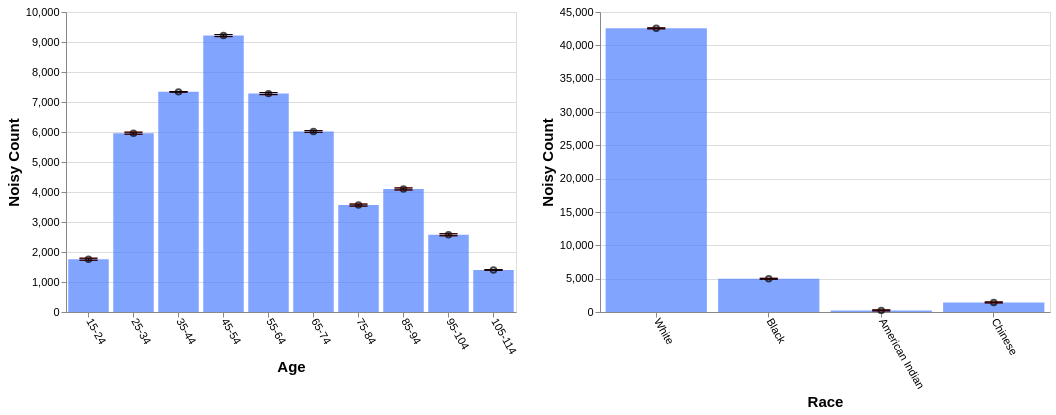

Describe this chart as a Vega-Lite specification.
### Vega-Lite specification from a JSON file in a GitHub repository (floating-point values rounded to 4 significant figures)
{"config": {"view": {"continuousWidth": 400, "continuousHeight": 300}, "axis": {"labelFontSize": 11, "titleFontSize": 15}, "axisBottom": {"labelAngle": 60}}, "hconcat": [{"layer": [{"mark": "bar", "encoding": {"color": {"value": "transparent"}, "tooltip": [{"aggregate": "sum", "field": "noisy_count", "title": "noisy count", "type": "quantitative"}, {"aggregate": "sum", "field": "noisy_count_prev", "title": "prev count", "type": "quantitative"}, {"aggregate": "sum", "field": "error", "title": "current error", "type": "quantitative"}, {"aggregate": "sum", "field": "error_prev", "title": "prev error", "type": "quantitative"}], "x": {"field": "age", "sort": null, "title": "Age", "type": "ordinal"}}, "height": 300, "selection": {"selector659": {"type": "interval", "encodings": ["x"]}}, "transform": [{"filter": {"selection": "selector660"}}], "width": 450}, {"mark": {"type": "bar", "color": "gray", "opacity": 0}, "encoding": {"x": {"field": "age", "sort": null, "title": "Age", "type": "ordinal"}, "y": {"aggregate": "sum", "field": "noisy_count_prev", "type": "quantitative"}}, "transform": [{"filter": {"selection": "selector660"}}]}, {"mark": {"type": "bar", "color": "#4C7FFF", "opacity": 0.7}, "encoding": {"x": {"field": "age", "sort": null, "title": "Age", "type": "ordinal"}, "y": {"aggregate": "sum", "field": "noisy_count", "type": "quantitative"}}, "transform": [{"filter": {"selection": "selector660"}}]}, {"mark": {"type": "point", "color": "black", "opacity": 0.7}, "encoding": {"x": {"field": "age", "sort": null, "title": "Age", "type": "ordinal"}, "y": {"aggregate": "sum", "field": "noisy_count", "title": "Noisy Count", "type": "quantitative"}}, "transform": [{"filter": {"selection": "selector660"}}]}, {"mark": {"type": "rule", "color": "#B6B6B6", "size": 2, "strokeDash": [3, 3]}, "encoding": {"x": {"field": "age", "sort": null, "title": "Age", "type": "ordinal"}, "y": {"aggregate": "sum", "field": "plus_error_prev_age", "title": "", "type": "quantitative"}, "y2": {"aggregate": "sum", "field": "minus_error_prev_age", "title": ""}}, "transform": [{"filter": {"selection": "selector660"}}]}, {"mark": {"type": "tick", "color": "#B90000", "size": 0, "strokeDash": [1, 1]}, "encoding": {"x": {"field": "age", "sort": null, "title": "Age", "type": "ordinal"}, "y": {"aggregate": "sum", "field": "plus_error_prev_age", "type": "quantitative"}}, "transform": [{"filter": {"selection": "selector660"}}]}, {"mark": {"type": "tick", "color": "#B90000", "size": 0, "strokeDash": [3, 1]}, "encoding": {"x": {"field": "age", "sort": null, "title": "Age", "type": "ordinal"}, "y": {"aggregate": "sum", "field": "minus_error_prev_age", "type": "quantitative"}}, "transform": [{"filter": {"selection": "selector660"}}]}, {"mark": {"type": "rule", "color": "black", "size": 2}, "encoding": {"x": {"field": "age", "sort": null, "title": "Age", "type": "ordinal"}, "y": {"aggregate": "sum", "field": "plus_error", "title": "", "type": "quantitative"}, "y2": {"aggregate": "sum", "field": "minus_error", "title": ""}}, "transform": [{"filter": {"selection": "selector660"}}]}, {"mark": {"type": "tick", "color": "black", "width": 0}, "encoding": {"x": {"field": "age", "sort": null, "title": "Age", "type": "ordinal"}, "y": {"aggregate": "sum", "field": "plus_error", "type": "quantitative"}}, "transform": [{"filter": {"selection": "selector660"}}]}, {"mark": {"type": "tick", "color": "black", "width": 0}, "encoding": {"x": {"field": "age", "sort": null, "title": "Age", "type": "ordinal"}, "y": {"aggregate": "sum", "field": "minus_error", "type": "quantitative"}}, "transform": [{"filter": {"selection": "selector660"}}]}]}, {"layer": [{"mark": "bar", "encoding": {"color": {"value": "transparent"}, "tooltip": [{"aggregate": "sum", "field": "noisy_count", "title": "noisy count", "type": "quantitative"}, {"aggregate": "sum", "field": "noisy_count_prev", "title": "prev count", "type": "quantitative"}, {"aggregate": "sum", "field": "error", "title": "current error", "type": "quantitative"}, {"aggregate": "sum", "field": "error_prev", "title": "prev error", "type": "quantitative"}], "x": {"field": "race", "sort": null, "title": "Race", "type": "ordinal"}}, "height": 300, "selection": {"selector660": {"type": "interval", "encodings": ["x"]}}, "transform": [{"filter": {"selection": "selector659"}}], "width": 450}, {"mark": {"type": "bar", "color": "gray", "opacity": 0}, "encoding": {"x": {"field": "race", "sort": null, "title": "Race", "type": "ordinal"}, "y": {"aggregate": "sum", "field": "noisy_count_prev", "type": "quantitative"}}, "transform": [{"filter": {"selection": "selector659"}}]}, {"mark": {"type": "bar", "color": "#4C7FFF", "opacity": 0.7}, "encoding": {"x": {"field": "race", "sort": null, "title": "Race", "type": "ordinal"}, "y": {"aggregate": "sum", "field": "noisy_count", "type": "quantitative"}}, "transform": [{"filter": {"selection": "selector659"}}]}, {"mark": {"type": "point", "color": "black", "opacity": 0.7}, "encoding": {"x": {"field": "race", "sort": null, "title": "Race", "type": "ordinal"}, "y": {"aggregate": "sum", "field": "noisy_count", "title": "Noisy Count", "type": "quantitative"}}, "transform": [{"filter": {"selection": "selector659"}}]}, {"mark": {"type": "rule", "color": "#B6B6B6", "size": 2, "strokeDash": [3, 3]}, "encoding": {"x": {"field": "race", "sort": null, "title": "Race", "type": "ordinal"}, "y": {"aggregate": "sum", "field": "plus_error_prev_race", "title": "", "type": "quantitative"}, "y2": {"aggregate": "sum", "field": "minus_error_prev_race", "title": ""}}, "transform": [{"filter": {"selection": "selector659"}}]}, {"mark": {"type": "tick", "color": "#B90000", "size": 0, "strokeDash": [1, 1]}, "encoding": {"x": {"field": "race", "sort": null, "title": "Race", "type": "ordinal"}, "y": {"aggregate": "sum", "field": "plus_error_prev_race", "type": "quantitative"}}, "transform": [{"filter": {"selection": "selector659"}}]}, {"mark": {"type": "tick", "color": "#B90000", "size": 0, "strokeDash": [3, 1]}, "encoding": {"x": {"field": "race", "sort": null, "title": "Race", "type": "ordinal"}, "y": {"aggregate": "sum", "field": "minus_error_prev_race", "type": "quantitative"}}, "transform": [{"filter": {"selection": "selector659"}}]}, {"mark": {"type": "rule", "color": "black", "size": 2}, "encoding": {"x": {"field": "race", "sort": null, "title": "Race", "type": "ordinal"}, "y": {"aggregate": "sum", "field": "plus_error", "title": "", "type": "quantitative"}, "y2": {"aggregate": "sum", "field": "minus_error", "title": ""}}, "transform": [{"filter": {"selection": "selector659"}}]}, {"mark": {"type": "tick", "color": "black", "width": 0}, "encoding": {"x": {"field": "race", "sort": null, "title": "Race", "type": "ordinal"}, "y": {"aggregate": "sum", "field": "plus_error", "type": "quantitative"}}, "transform": [{"filter": {"selection": "selector659"}}]}, {"mark": {"type": "tick", "color": "black", "width": 0}, "encoding": {"x": {"field": "race", "sort": null, "title": "Race", "type": "ordinal"}, "y": {"aggregate": "sum", "field": "minus_error", "type": "quantitative"}}, "transform": [{"filter": {"selection": "selector659"}}]}]}], "data": {"name": "data-d3d9ff3200fa87d6f77d114f482d37d2"}, "$schema": "https://vega.github.io/schema/vega-lite/v4.17.0.json", "datasets": {"data-d3d9ff3200fa87d6f77d114f482d37d2": [{"age": "15-24", "race": "White", "noisy_count": 1323.0, "true_count": 1271.0, "plus_error": 1331.0, "minus_error": 1314.0, "error": 8.1, "noisy_count_prev": 1322.0, "true_count_prev": 1271.0, "plus_error_prev": 1331.0, "minus_error_prev": 1313.0, "error_prev": 8.9, "plus_error_prev_age": 1331.0, "minus_error_prev_age": 1313.0, "plus_error_prev_race": 1331.0, "minus_error_prev_race": 1313.0}, {"age": "15-24", "race": "Black", "noisy_count": 137.8, "true_count": 192.0, "plus_error": 145.9, "minus_error": 129.7, "error": 8.1, "noisy_count_prev": 138.4, "true_count_prev": 192.0, "plus_error_prev": 147.3, "minus_error_prev": 129.4, "error_prev": 8.9, "plus_error_prev_age": 147.3, "minus_error_prev_age": 129.4, "plus_error_prev_race": 147.4, "minus_error_prev_race": 129.5}, {"age": "15-24", "race": "American Indian", "noisy_count": 110.8, "true_count": 31.0, "plus_error": 118.9, "minus_error": 102.6, "error": 8.1, "noisy_count_prev": 109.9, "true_count_prev": 31.0, "plus_error_prev": 118.8, "minus_error_prev": 100.9, "error_prev": 8.9, "plus_error_prev_age": 118.8, "minus_error_prev_age": 100.9, "plus_error_prev_race": 118.5, "minus_error_prev_race": 100.6}, {"age": "15-24", "race": "Chinese", "noisy_count": 188.4, "true_count": 62.0, "plus_error": 196.5, "minus_error": 180.3, "error": 8.1, "noisy_count_prev": 188.9, "true_count_prev": 62.0, "plus_error_prev": 197.9, "minus_error_prev": 180.0, "error_prev": 8.9, "plus_error_prev_age": 197.9, "minus_error_prev_age": 180.0, "plus_error_prev_race": 197.9, "minus_error_prev_race": 180.0}, {"age": "25-34", "race": "White", "noisy_count": 5033.0, "true_count": 5110.0, "plus_error": 5041.0, "minus_error": 5025.0, "error": 8.1, "noisy_count_prev": 5034.0, "true_count_prev": 5110.0, "plus_error_prev": 5043.0, "minus_error_prev": 5025.0, "error_prev": 8.9, "plus_error_prev_age": 5043.0, "minus_error_prev_age": 5025.0, "plus_error_prev_race": 5043.0, "minus_error_prev_race": 5025.0}, {"age": "25-34", "race": "Black", "noisy_count": 685.1, "true_count": 700.0, "plus_error": 693.2, "minus_error": 677.0, "error": 8.1, "noisy_count_prev": 684.5, "true_count_prev": 700.0, "plus_error_prev": 693.4, "minus_error_prev": 675.5, "error_prev": 8.9, "plus_error_prev_age": 693.0, "minus_error_prev_age": 675.1, "plus_error_prev_race": 693.5, "minus_error_prev_race": 675.6}, {"age": "25-34", "race": "American Indian", "noisy_count": 0.5, "true_count": 83.0, "plus_error": 8.6, "minus_error": -7.6, "error": 8.1, "noisy_count_prev": 1.9, "true_count_prev": 83.0, "plus_error_prev": 10.8, "minus_error_prev": -7.1, "error_prev": 8.9, "plus_error_prev_age": 10.43, "minus_error_prev_age": -7.475, "plus_error_prev_race": 10.51, "minus_error_prev_race": -7.39}, {"age": "25-34", "race": "Chinese", "noisy_count": 242.5, "true_count": 244.0, "plus_error": 250.6, "minus_error": 234.4, "error": 8.1, "noisy_count_prev": 242.0, "true_count_prev": 244.0, "plus_error_prev": 250.9, "minus_error_prev": 233.0, "error_prev": 8.9, "plus_error_prev_age": 250.5, "minus_error_prev_age": 232.6, "plus_error_prev_race": 250.9, "minus_error_prev_race": 233.0}, {"age": "35-44", "race": "White", "noisy_count": 6212.0, "true_count": 6181.0, "plus_error": 6215.0, "minus_error": 6210.0, "error": 2.6, "noisy_count_prev": 6212.0, "true_count_prev": 6181.0, "plus_error_prev": 6214.0, "minus_error_prev": 6209.0, "error_prev": 2.8, "plus_error_prev_age": 6214.0, "minus_error_prev_age": 6209.0, "plus_error_prev_race": 6215.0, "minus_error_prev_race": 6209.0}, {"age": "35-44", "race": "Black", "noisy_count": 820.4, "true_count": 793.0, "plus_error": 823.0, "minus_error": 817.8, "error": 2.6, "noisy_count_prev": 820.4, "true_count_prev": 793.0, "plus_error_prev": 823.2, "minus_error_prev": 817.5, "error_prev": 2.8, "plus_error_prev_age": 823.1, "minus_error_prev_age": 817.4, "plus_error_prev_race": 823.3, "minus_error_prev_race": 817.6}, {"age": "35-44", "race": "American Indian", "noisy_count": 52.2, "true_count": 93.0, "plus_error": 54.8, "minus_error": 49.6, "error": 2.6, "noisy_count_prev": 52.9, "true_count_prev": 93.0, "plus_error_prev": 55.7, "minus_error_prev": 50.0, "error_prev": 2.8, "plus_error_prev_age": 55.63, "minus_error_prev_age": 49.93, "plus_error_prev_race": 55.41, "minus_error_prev_race": 49.71}, {"age": "35-44", "race": "Chinese", "noisy_count": 252.9, "true_count": 265.0, "plus_error": 255.5, "minus_error": 250.3, "error": 2.6, "noisy_count_prev": 253.1, "true_count_prev": 265.0, "plus_error_prev": 256.0, "minus_error_prev": 250.3, "error_prev": 2.8, "plus_error_prev_age": 255.9, "minus_error_prev_age": 250.2, "plus_error_prev_race": 256.0, "minus_error_prev_race": 250.3}, {"age": "45-54", "race": "White", "noisy_count": 7982.0, "true_count": 7988.0, "plus_error": 7990.0, "minus_error": 7974.0, "error": 8.1, "noisy_count_prev": 7982.0, "true_count_prev": 7988.0, "plus_error_prev": 7991.0, "minus_error_prev": 7973.0, "error_prev": 8.9, "plus_error_prev_age": 7990.0, "minus_error_prev_age": 7972.0, "plus_error_prev_race": 7991.0, "minus_error_prev_race": 7973.0}, {"age": "45-54", "race": "Black", "noisy_count": 876.5, "true_count": 967.0, "plus_error": 884.6, "minus_error": 868.3, "error": 8.1, "noisy_count_prev": 878.3, "true_count_prev": 967.0, "plus_error_prev": 887.3, "minus_error_prev": 869.4, "error_prev": 8.9, "plus_error_prev_age": 886.5, "minus_error_prev_age": 868.6, "plus_error_prev_race": 887.4, "minus_error_prev_race": 869.5}, {"age": "45-54", "race": "American Indian", "noisy_count": 99.5, "true_count": 112.0, "plus_error": 107.6, "minus_error": 91.4, "error": 8.1, "noisy_count_prev": 100.3, "true_count_prev": 112.0, "plus_error_prev": 109.2, "minus_error_prev": 91.3, "error_prev": 8.9, "plus_error_prev_age": 108.5, "minus_error_prev_age": 90.55, "plus_error_prev_race": 108.9, "minus_error_prev_race": 91.01}, {"age": "45-54", "race": "Chinese", "noisy_count": 255.1, "true_count": 266.0, "plus_error": 263.2, "minus_error": 247.0, "error": 8.1, "noisy_count_prev": 255.8, "true_count_prev": 266.0, "plus_error_prev": 264.7, "minus_error_prev": 246.8, "error_prev": 8.9, "plus_error_prev_age": 263.9, "minus_error_prev_age": 246.1, "plus_error_prev_race": 264.7, "minus_error_prev_race": 246.8}, {"age": "55-64", "race": "White", "noisy_count": 6349.0, "true_count": 6252.0, "plus_error": 6357.0, "minus_error": 6341.0, "error": 8.1, "noisy_count_prev": 6349.0, "true_count_prev": 6252.0, "plus_error_prev": 6358.0, "minus_error_prev": 6340.0, "error_prev": 8.9, "plus_error_prev_age": 6357.0, "minus_error_prev_age": 6339.0, "plus_error_prev_race": 6358.0, "minus_error_prev_race": 6340.0}, {"age": "55-64", "race": "Black", "noisy_count": 730.7, "true_count": 744.0, "plus_error": 738.9, "minus_error": 722.6, "error": 8.1, "noisy_count_prev": 731.3, "true_count_prev": 744.0, "plus_error_prev": 740.2, "minus_error_prev": 722.4, "error_prev": 8.9, "plus_error_prev_age": 739.7, "minus_error_prev_age": 721.9, "plus_error_prev_race": 740.3, "minus_error_prev_race": 722.5}, {"age": "55-64", "race": "American Indian", "noisy_count": 44.5, "true_count": 90.0, "plus_error": 52.6, "minus_error": 36.3, "error": 8.1, "noisy_count_prev": 45.3, "true_count_prev": 90.0, "plus_error_prev": 54.3, "minus_error_prev": 36.4, "error_prev": 8.9, "plus_error_prev_age": 53.83, "minus_error_prev_age": 35.93, "plus_error_prev_race": 54.01, "minus_error_prev_race": 36.11}, {"age": "55-64", "race": "Chinese", "noisy_count": 154.9, "true_count": 233.0, "plus_error": 163.1, "minus_error": 146.8, "error": 8.1, "noisy_count_prev": 155.9, "true_count_prev": 233.0, "plus_error_prev": 164.8, "minus_error_prev": 146.9, "error_prev": 8.9, "plus_error_prev_age": 164.3, "minus_error_prev_age": 146.4, "plus_error_prev_race": 164.8, "minus_error_prev_race": 146.9}, {"age": "65-74", "race": "White", "noisy_count": 5121.0, "true_count": 5121.0, "plus_error": 5128.0, "minus_error": 5114.0, "error": 7.0, "noisy_count_prev": 5120.0, "true_count_prev": 5121.0, "plus_error_prev": 5128.0, "minus_error_prev": 5113.0, "error_prev": 7.6, "plus_error_prev_age": 5129.0, "minus_error_prev_age": 5114.0, "plus_error_prev_race": 5128.0, "minus_error_prev_race": 5113.0}, {"age": "65-74", "race": "Black", "noisy_count": 602.1, "true_count": 525.0, "plus_error": 609.1, "minus_error": 595.1, "error": 7.0, "noisy_count_prev": 599.9, "true_count_prev": 525.0, "plus_error_prev": 607.5, "minus_error_prev": 592.3, "error_prev": 7.6, "plus_error_prev_age": 608.9, "minus_error_prev_age": 593.7, "plus_error_prev_race": 607.6, "minus_error_prev_race": 592.4}, {"age": "65-74", "race": "American Indian", "noisy_count": 73.3, "true_count": 68.0, "plus_error": 80.3, "minus_error": 66.3, "error": 7.0, "noisy_count_prev": 72.4, "true_count_prev": 68.0, "plus_error_prev": 80.0, "minus_error_prev": 64.8, "error_prev": 7.6, "plus_error_prev_age": 81.38, "minus_error_prev_age": 66.18, "plus_error_prev_race": 79.71, "minus_error_prev_race": 64.51}, {"age": "65-74", "race": "Chinese", "noisy_count": 220.7, "true_count": 153.0, "plus_error": 227.7, "minus_error": 213.7, "error": 7.0, "noisy_count_prev": 219.1, "true_count_prev": 153.0, "plus_error_prev": 226.7, "minus_error_prev": 211.5, "error_prev": 7.6, "plus_error_prev_age": 228.1, "minus_error_prev_age": 212.9, "plus_error_prev_race": 226.7, "minus_error_prev_race": 211.5}, {"age": "75-84", "race": "White", "noisy_count": 3354.0, "true_count": 3396.0, "plus_error": 3362.0, "minus_error": 3345.0, "error": 8.1, "noisy_count_prev": 3354.0, "true_count_prev": 3396.0, "plus_error_prev": 3362.0, "minus_error_prev": 3345.0, "error_prev": 8.9, "plus_error_prev_age": 3362.0, "minus_error_prev_age": 3344.0, "plus_error_prev_race": 3363.0, "minus_error_prev_race": 3345.0}, {"age": "75-84", "race": "Black", "noisy_count": 330.1, "true_count": 387.0, "plus_error": 338.2, "minus_error": 322.0, "error": 8.1, "noisy_count_prev": 331.4, "true_count_prev": 387.0, "plus_error_prev": 340.4, "minus_error_prev": 322.5, "error_prev": 8.9, "plus_error_prev_age": 339.6, "minus_error_prev_age": 321.7, "plus_error_prev_race": 340.5, "minus_error_prev_race": 322.6}, {"age": "75-84", "race": "American Indian", "noisy_count": -134.4, "true_count": 33.0, "plus_error": -126.3, "minus_error": -142.6, "error": 8.1, "noisy_count_prev": -133.0, "true_count_prev": 33.0, "plus_error_prev": -124.0, "minus_error_prev": -141.9, "error_prev": 8.9, "plus_error_prev_age": -124.8, "minus_error_prev_age": -142.7, "plus_error_prev_race": -124.3, "minus_error_prev_race": -142.2}, {"age": "75-84", "race": "Chinese", "noisy_count": 14.9, "true_count": 93.0, "plus_error": 23.0, "minus_error": 6.7, "error": 8.1, "noisy_count_prev": 15.6, "true_count_prev": 93.0, "plus_error_prev": 24.6, "minus_error_prev": 6.7, "error_prev": 8.9, "plus_error_prev_age": 23.77, "minus_error_prev_age": 5.875, "plus_error_prev_race": 24.57, "minus_error_prev_race": 6.67}, {"age": "85-94", "race": "White", "noisy_count": 3629.0, "true_count": 3579.0, "plus_error": 3637.0, "minus_error": 3621.0, "error": 8.1, "noisy_count_prev": 3629.0, "true_count_prev": 3579.0, "plus_error_prev": 3638.0, "minus_error_prev": 3620.0, "error_prev": 8.9, "plus_error_prev_age": 3639.0, "minus_error_prev_age": 3621.0, "plus_error_prev_race": 3638.0, "minus_error_prev_race": 3620.0}, {"age": "85-94", "race": "Black", "noisy_count": 345.7, "true_count": 351.0, "plus_error": 353.8, "minus_error": 337.6, "error": 8.1, "noisy_count_prev": 345.4, "true_count_prev": 351.0, "plus_error_prev": 354.3, "minus_error_prev": 336.4, "error_prev": 8.9, "plus_error_prev_age": 354.7, "minus_error_prev_age": 336.8, "plus_error_prev_race": 354.4, "minus_error_prev_race": 336.5}, {"age": "85-94", "race": "American Indian", "noisy_count": 57.3, "true_count": 33.0, "plus_error": 65.4, "minus_error": 49.2, "error": 8.1, "noisy_count_prev": 56.2, "true_count_prev": 33.0, "plus_error_prev": 65.1, "minus_error_prev": 47.2, "error_prev": 8.9, "plus_error_prev_age": 65.47, "minus_error_prev_age": 47.58, "plus_error_prev_race": 64.81, "minus_error_prev_race": 46.91}, {"age": "85-94", "race": "Chinese", "noisy_count": 69.8, "true_count": 74.0, "plus_error": 77.9, "minus_error": 61.6, "error": 8.1, "noisy_count_prev": 69.7, "true_count_prev": 74.0, "plus_error_prev": 78.7, "minus_error_prev": 60.8, "error_prev": 8.9, "plus_error_prev_age": 79.08, "minus_error_prev_age": 61.17, "plus_error_prev_race": 78.67, "minus_error_prev_race": 60.77}, {"age": "95-104", "race": "White", "noisy_count": 2279.0, "true_count": 2336.0, "plus_error": 2287.0, "minus_error": 2271.0, "error": 8.1, "noisy_count_prev": 2280.0, "true_count_prev": 2336.0, "plus_error_prev": 2289.0, "minus_error_prev": 2271.0, "error_prev": 8.9, "plus_error_prev_age": 2289.0, "minus_error_prev_age": 2271.0, "plus_error_prev_race": 2289.0, "minus_error_prev_race": 2271.0}, {"age": "95-104", "race": "Black", "noisy_count": 346.4, "true_count": 160.0, "plus_error": 354.6, "minus_error": 338.3, "error": 8.1, "noisy_count_prev": 344.3, "true_count_prev": 160.0, "plus_error_prev": 353.2, "minus_error_prev": 335.3, "error_prev": 8.9, "plus_error_prev_age": 353.7, "minus_error_prev_age": 335.8, "plus_error_prev_race": 353.3, "minus_error_prev_race": 335.4}, {"age": "95-104", "race": "American Indian", "noisy_count": -103.2, "true_count": 14.0, "plus_error": -95.1, "minus_error": -111.4, "error": 8.1, "noisy_count_prev": -102.6, "true_count_prev": 14.0, "plus_error_prev": -93.7, "minus_error_prev": -111.6, "error_prev": 8.9, "plus_error_prev_age": -93.2, "minus_error_prev_age": -111.1, "plus_error_prev_race": -93.99, "minus_error_prev_race": -111.9}, {"age": "95-104", "race": "Chinese", "noisy_count": 52.2, "true_count": 35.0, "plus_error": 60.3, "minus_error": 44.1, "error": 8.1, "noisy_count_prev": 51.2, "true_count_prev": 35.0, "plus_error_prev": 60.1, "minus_error_prev": 42.2, "error_prev": 8.9, "plus_error_prev_age": 60.6, "minus_error_prev_age": 42.7, "plus_error_prev_race": 60.07, "minus_error_prev_race": 42.17}, {"age": "105-114", "race": "White", "noisy_count": 1265.0, "true_count": 1270.0, "plus_error": 1268.0, "minus_error": 1262.0, "error": 2.8, "noisy_count_prev": 1265.0, "true_count_prev": 1270.0, "plus_error_prev": 1268.0, "minus_error_prev": 1262.0, "error_prev": 3.1, "plus_error_prev_age": 1268.0, "minus_error_prev_age": 1262.0, "plus_error_prev_race": 1268.0, "minus_error_prev_race": 1262.0}, {"age": "105-114", "race": "Black", "noisy_count": 109.3, "true_count": 110.0, "plus_error": 112.1, "minus_error": 106.5, "error": 2.8, "noisy_count_prev": 108.9, "true_count_prev": 110.0, "plus_error_prev": 112.0, "minus_error_prev": 105.8, "error_prev": 3.1, "plus_error_prev_age": 112.0, "minus_error_prev_age": 105.8, "plus_error_prev_race": 112.1, "minus_error_prev_race": 105.9}, {"age": "105-114", "race": "American Indian", "noisy_count": 42.7, "true_count": 4.0, "plus_error": 45.5, "minus_error": 39.9, "error": 2.8, "noisy_count_prev": 42.8, "true_count_prev": 4.0, "plus_error_prev": 45.9, "minus_error_prev": 39.7, "error_prev": 3.1, "plus_error_prev_age": 45.85, "minus_error_prev_age": 39.65, "plus_error_prev_race": 45.61, "minus_error_prev_race": 39.41}, {"age": "105-114", "race": "Chinese", "noisy_count": -15.1, "true_count": 17.0, "plus_error": -12.3, "minus_error": -17.9, "error": 2.8, "noisy_count_prev": -14.7, "true_count_prev": 17.0, "plus_error_prev": -11.6, "minus_error_prev": -17.9, "error_prev": 3.1, "plus_error_prev_age": -11.65, "minus_error_prev_age": -17.95, "plus_error_prev_race": -11.63, "minus_error_prev_race": -17.93}]}}
